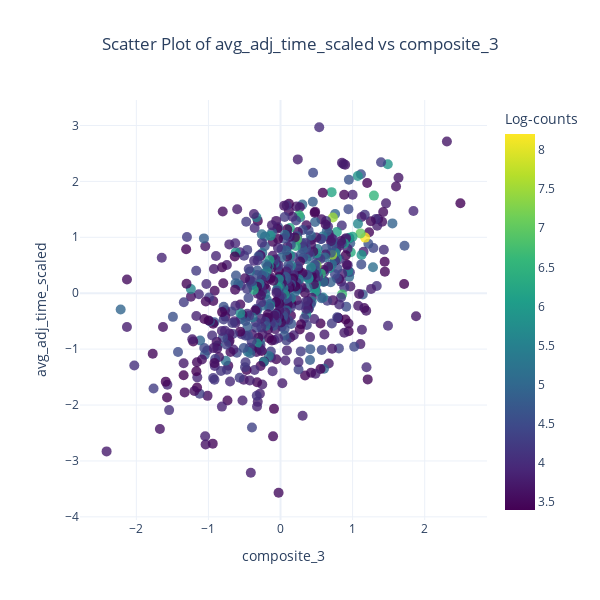
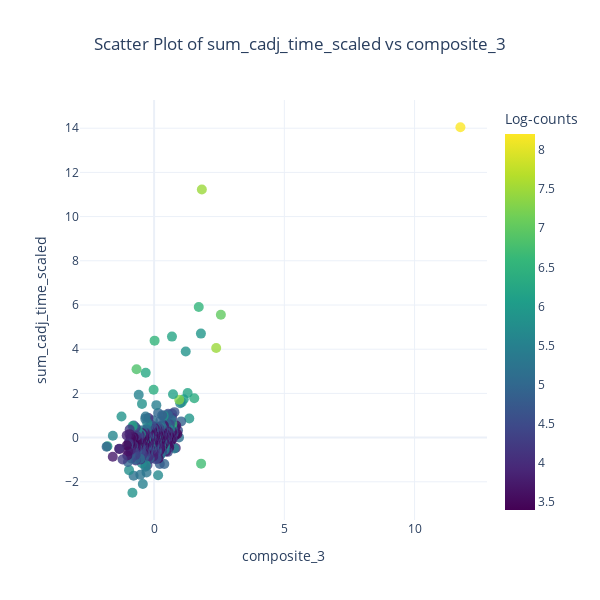

Here is the notebook cell these charts were saved with, in order:
### Markdown cell above
**COMMENT WHAT IS BELOW**

### Code cell
df = pd.merge(quality_scores_clicks, time_scores, on='article', suffixes=('_quality', '_time'))
interactive_scatter(df, 'composite_3', 'avg_adj_time_scaled', count_col='n_appearances_quality', use_log=True)
df = pd.merge(utility_scores_clicks, time_scores, on='article', suffixes=('_utility', '_time'))
interactive_scatter(df, 'composite_3', 'sum_cadj_time_scaled', count_col='n_appearances_utility', use_log=True)

### Figure 1 — Plotly figure (JSON) as saved in the notebook; plotly's stock layout.template omitted (floating-point values rounded to 4 significant figures; data arrays with more than 128 entries replaced by an {"elided": "..."} marker saying what was removed)
{"data": [{"customdata": {"elided": "620x2 mixed values"}, "hovertemplate": "%{customdata[0]}<extra></extra>", "legendgroup": "", "marker": {"color": {"elided": "620 float values"}, "coloraxis": "coloraxis", "opacity": 0.8, "size": 10, "symbol": "circle"}, "mode": "markers", "name": "", "orientation": "v", "showlegend": false, "type": "scatter", "x": {"elided": "620 float values"}, "xaxis": "x", "y": {"elided": "620 float values"}, "yaxis": "y"}], "layout": {"coloraxis": {"colorbar": {"title": {"text": "Log-counts"}}, "colorscale": [[0, "#440154"], [0.1111, "#482878"], [0.2222, "#3e4989"], [0.3333, "#31688e"], [0.4444, "#26828e"], [0.5556, "#1f9e89"], [0.6667, "#35b779"], [0.7778, "#6ece58"], [0.8889, "#b5de2b"], [1, "#fde725"]]}, "height": 600, "legend": {"tracegroupgap": 0}, "title": {"text": "Scatter Plot of avg_adj_time_scaled vs composite_3", "x": 0.5}, "width": 600, "xaxis": {"anchor": "y", "domain": [0, 1], "title": {"text": "composite_3"}}, "yaxis": {"anchor": "x", "domain": [0, 1], "title": {"text": "avg_adj_time_scaled"}}}}

### Figure 2 — Plotly figure (JSON) as saved in the notebook; plotly's stock layout.template omitted (floating-point values rounded to 4 significant figures; data arrays with more than 128 entries replaced by an {"elided": "..."} marker saying what was removed)
{"data": [{"customdata": {"elided": "620x2 mixed values"}, "hovertemplate": "%{customdata[0]}<extra></extra>", "legendgroup": "", "marker": {"color": {"elided": "620 float values"}, "coloraxis": "coloraxis", "opacity": 0.8, "size": 10, "symbol": "circle"}, "mode": "markers", "name": "", "orientation": "v", "showlegend": false, "type": "scatter", "x": {"elided": "620 float values"}, "xaxis": "x", "y": {"elided": "620 float values"}, "yaxis": "y"}], "layout": {"coloraxis": {"colorbar": {"title": {"text": "Log-counts"}}, "colorscale": [[0, "#440154"], [0.1111, "#482878"], [0.2222, "#3e4989"], [0.3333, "#31688e"], [0.4444, "#26828e"], [0.5556, "#1f9e89"], [0.6667, "#35b779"], [0.7778, "#6ece58"], [0.8889, "#b5de2b"], [1, "#fde725"]]}, "height": 600, "legend": {"tracegroupgap": 0}, "title": {"text": "Scatter Plot of sum_cadj_time_scaled vs composite_3", "x": 0.5}, "width": 600, "xaxis": {"anchor": "y", "domain": [0, 1], "title": {"text": "composite_3"}}, "yaxis": {"anchor": "x", "domain": [0, 1], "title": {"text": "sum_cadj_time_scaled"}}}}
